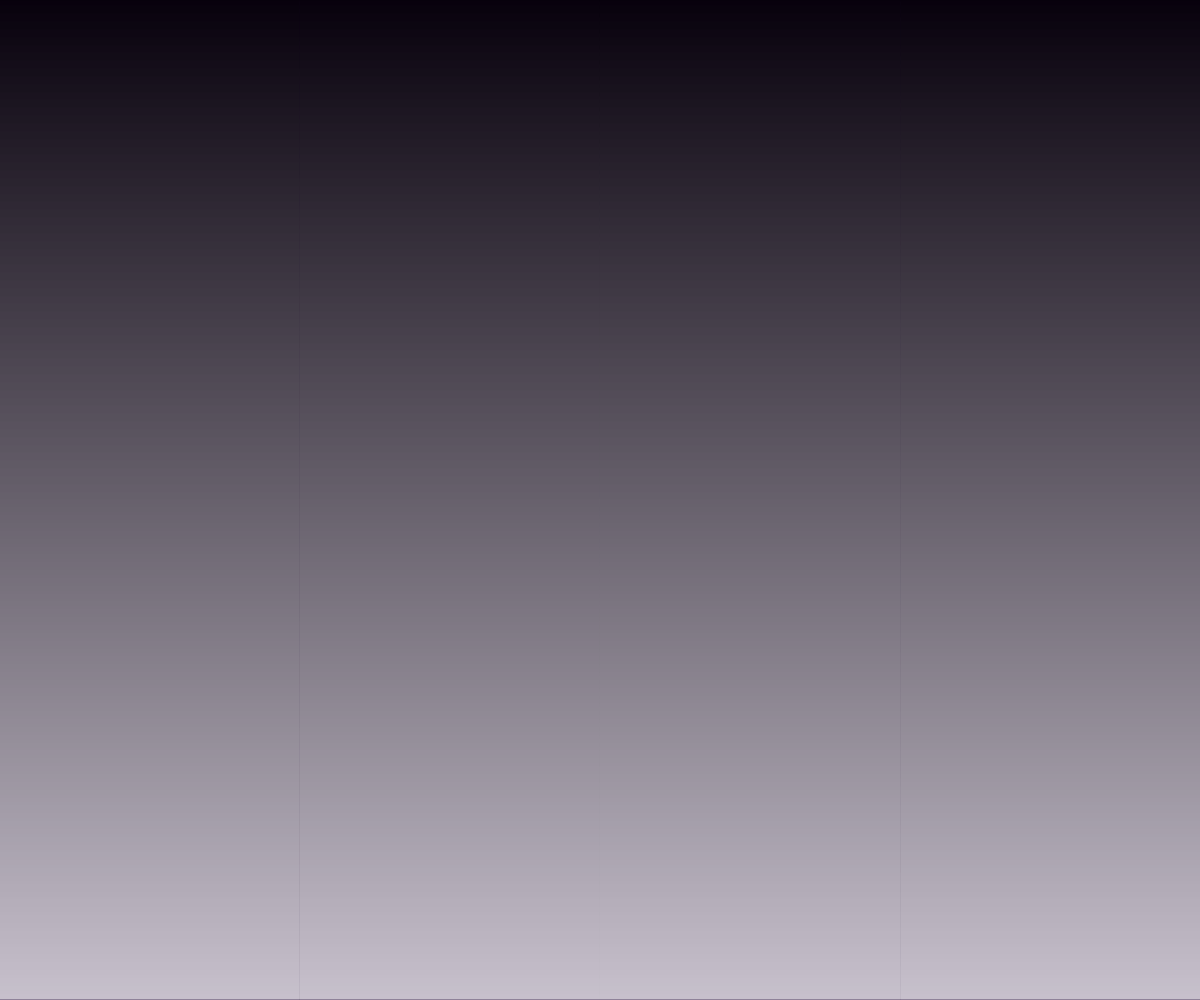
Frame 1 (no input)
Frame 60 (no input): identical to frame 1, image omitted
Frame 120 (the mouse pressed at the canvas centre since frame 60): identical to frame 1, image omitted

The p5.js sketch that drew this single still picture (run headless with seeded random() and noise() and a simulated clock; from frame 60 on, the mouse is pressed at the canvas centre):

// p5.js sketch
// ── sketch.js
function setup() {
    createCanvas(windowWidth, windowHeight);
}

function draw() {
    background(30, 5, 50);
    
    
   for(let counter = 0 ; counter < height ; counter++ ){
    let bulb = map(counter, 0, height, 0, 255)   
       
    stroke(bulb);
    line( 0, counter, width, counter);
   }
    
    
}
